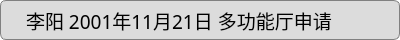
<?xml version="1.0" encoding="UTF-8"?>
<ui version="4.0">
 <class>ListItem</class>
 <widget class="QWidget" name="ListItem">
  <property name="geometry">
   <rect>
    <x>0</x>
    <y>0</y>
    <width>400</width>
    <height>40</height>
   </rect>
  </property>
  <property name="minimumSize">
   <size>
    <width>0</width>
    <height>40</height>
   </size>
  </property>
  <property name="windowTitle">
   <string>Form</string>
  </property>
  <property name="styleSheet">
   <string notr="true">background-color: transparent;</string>
  </property>
  <layout class="QHBoxLayout" name="horizontalLayout">
   <property name="spacing">
    <number>0</number>
   </property>
   <property name="leftMargin">
    <number>0</number>
   </property>
   <property name="topMargin">
    <number>0</number>
   </property>
   <property name="rightMargin">
    <number>0</number>
   </property>
   <property name="bottomMargin">
    <number>0</number>
   </property>
   <item>
    <widget class="QLabel" name="label">
     <property name="minimumSize">
      <size>
       <width>0</width>
       <height>40</height>
      </size>
     </property>
     <property name="font">
      <font>
       <family>微软雅黑</family>
       <pointsize>14</pointsize>
      </font>
     </property>
     <property name="styleSheet">
      <string notr="true">QLabel{
	border: 1px solid gray;
	background-color: rgb(220, 220, 220);
	border-radius: 6px;
	padding-left:20px;
}</string>
     </property>
     <property name="text">
      <string>李阳 2001年11月21日 多功能厅申请</string>
     </property>
    </widget>
   </item>
  </layout>
 </widget>
 <resources/>
 <connections/>
</ui>
